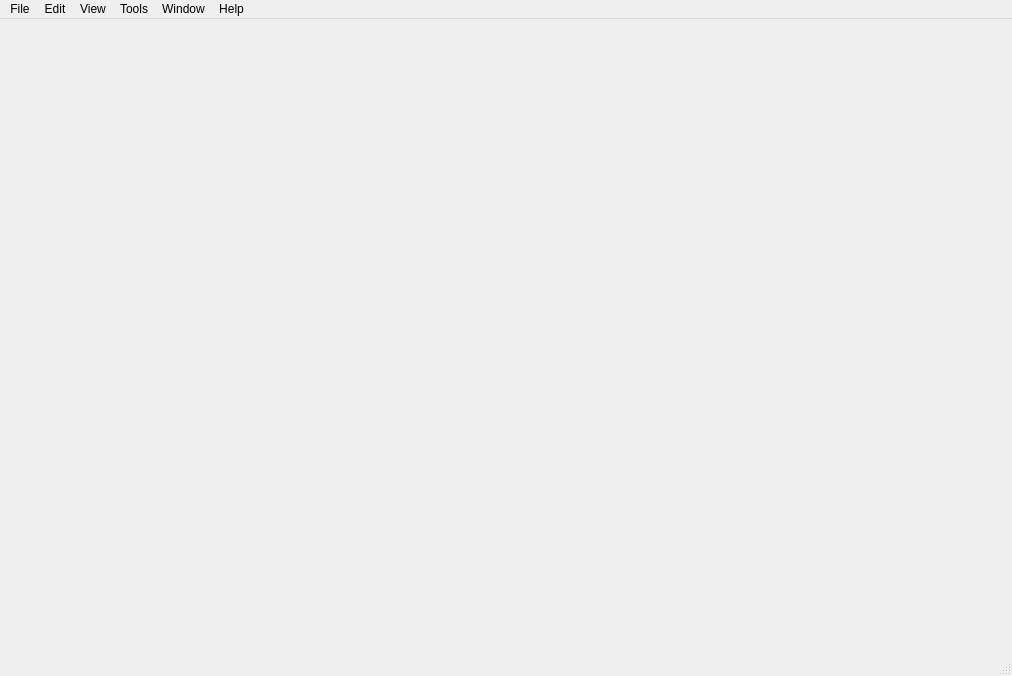
<?xml version="1.0" encoding="UTF-8"?>
<ui version="4.0">
 <class>MainView</class>
 <widget class="QMainWindow" name="MainView">
  <property name="geometry">
   <rect>
    <x>0</x>
    <y>0</y>
    <width>1012</width>
    <height>676</height>
   </rect>
  </property>
  <property name="windowTitle">
   <string>MainWindow</string>
  </property>
  <widget class="QWidget" name="centralwidget">
   <layout class="QVBoxLayout" name="verticalLayout_2">
    <property name="leftMargin">
     <number>2</number>
    </property>
    <property name="topMargin">
     <number>2</number>
    </property>
    <property name="rightMargin">
     <number>2</number>
    </property>
    <property name="bottomMargin">
     <number>2</number>
    </property>
   </layout>
  </widget>
  <widget class="QMenuBar" name="menubar">
   <property name="geometry">
    <rect>
     <x>0</x>
     <y>0</y>
     <width>1012</width>
     <height>21</height>
    </rect>
   </property>
   <widget class="QMenu" name="menuFile">
    <property name="title">
     <string>File</string>
    </property>
   </widget>
   <widget class="QMenu" name="menuEdit">
    <property name="title">
     <string>Edit</string>
    </property>
   </widget>
   <widget class="QMenu" name="menuView">
    <property name="title">
     <string>View</string>
    </property>
    <addaction name="actionConnection_list"/>
   </widget>
   <widget class="QMenu" name="menuTools">
    <property name="title">
     <string>Tools</string>
    </property>
   </widget>
   <widget class="QMenu" name="menuWindow">
    <property name="title">
     <string>Window</string>
    </property>
   </widget>
   <widget class="QMenu" name="menuHelp">
    <property name="title">
     <string>Help</string>
    </property>
   </widget>
   <addaction name="menuFile"/>
   <addaction name="menuEdit"/>
   <addaction name="menuView"/>
   <addaction name="menuTools"/>
   <addaction name="menuWindow"/>
   <addaction name="menuHelp"/>
  </widget>
  <widget class="QStatusBar" name="statusbar"/>
  <action name="actionConnection_list">
   <property name="text">
    <string>Connections</string>
   </property>
  </action>
 </widget>
 <resources/>
 <connections/>
</ui>
